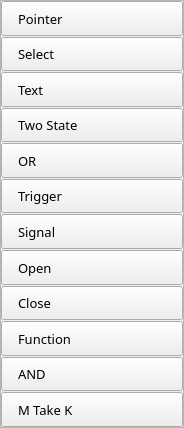
<?xml version="1.0" encoding="UTF-8"?>
<ui version="4.0">
 <class>ToolboxGO</class>
 <widget class="QWidget" name="ToolboxGO">
  <property name="geometry">
   <rect>
    <x>0</x>
    <y>0</y>
    <width>184</width>
    <height>428</height>
   </rect>
  </property>
  <property name="windowTitle">
   <string>Form</string>
  </property>
  <layout class="QVBoxLayout" name="verticalLayout">
   <property name="spacing">
    <number>0</number>
   </property>
   <property name="leftMargin">
    <number>0</number>
   </property>
   <property name="topMargin">
    <number>0</number>
   </property>
   <property name="rightMargin">
    <number>0</number>
   </property>
   <property name="bottomMargin">
    <number>0</number>
   </property>
   <item>
    <widget class="QScrollArea" name="scrollArea">
     <property name="widgetResizable">
      <bool>true</bool>
     </property>
     <widget class="QWidget" name="scrollAreaWidgetContents">
      <property name="geometry">
       <rect>
        <x>0</x>
        <y>0</y>
        <width>182</width>
        <height>426</height>
       </rect>
      </property>
      <layout class="QVBoxLayout" name="verticalLayout_2">
       <property name="spacing">
        <number>1</number>
       </property>
       <property name="leftMargin">
        <number>0</number>
       </property>
       <property name="topMargin">
        <number>0</number>
       </property>
       <property name="rightMargin">
        <number>0</number>
       </property>
       <property name="bottomMargin">
        <number>0</number>
       </property>
       <item>
        <widget class="QPushButton" name="buttonPointer">
         <property name="sizePolicy">
          <sizepolicy hsizetype="Minimum" vsizetype="Expanding">
           <horstretch>0</horstretch>
           <verstretch>0</verstretch>
          </sizepolicy>
         </property>
         <property name="font">
          <font>
           <family>微软雅黑</family>
           <pointsize>10</pointsize>
           <weight>50</weight>
           <bold>false</bold>
           <stylestrategy>PreferAntialias</stylestrategy>
          </font>
         </property>
         <property name="toolTip">
          <string/>
         </property>
         <property name="styleSheet">
          <string notr="true">text-align: left;
padding-left: 16px;
background-color: linear-gradient(rgb(234, 234, 234), rgb(218, 218, 218));
border-color: rgb(204, 204, 204) rgb(204, 204, 204) rgb(181, 181, 181);
</string>
         </property>
         <property name="text">
          <string>Pointer</string>
         </property>
         <property name="icon">
          <iconset resource="../resource.qrc">
           <normaloff>:/icon/resource/image/tool_pointer.png</normaloff>:/icon/resource/image/tool_pointer.png</iconset>
         </property>
         <property name="iconSize">
          <size>
           <width>24</width>
           <height>24</height>
          </size>
         </property>
         <property name="flat">
          <bool>false</bool>
         </property>
        </widget>
       </item>
       <item>
        <widget class="QPushButton" name="buttonSelect">
         <property name="sizePolicy">
          <sizepolicy hsizetype="Minimum" vsizetype="Expanding">
           <horstretch>0</horstretch>
           <verstretch>0</verstretch>
          </sizepolicy>
         </property>
         <property name="font">
          <font>
           <family>微软雅黑</family>
           <pointsize>10</pointsize>
           <weight>50</weight>
           <bold>false</bold>
           <stylestrategy>PreferAntialias</stylestrategy>
          </font>
         </property>
         <property name="toolTip">
          <string/>
         </property>
         <property name="styleSheet">
          <string notr="true">text-align: left;
padding-left: 16px;
background-color: linear-gradient(rgb(234, 234, 234), rgb(218, 218, 218));
border-color: rgb(204, 204, 204) rgb(204, 204, 204) rgb(181, 181, 181);
</string>
         </property>
         <property name="text">
          <string>Select</string>
         </property>
         <property name="icon">
          <iconset resource="../resource.qrc">
           <normaloff>:/icon/resource/image/tool_select.png</normaloff>:/icon/resource/image/tool_select.png</iconset>
         </property>
         <property name="iconSize">
          <size>
           <width>24</width>
           <height>24</height>
          </size>
         </property>
         <property name="flat">
          <bool>false</bool>
         </property>
        </widget>
       </item>
       <item>
        <widget class="QPushButton" name="buttonText">
         <property name="sizePolicy">
          <sizepolicy hsizetype="Minimum" vsizetype="Expanding">
           <horstretch>0</horstretch>
           <verstretch>0</verstretch>
          </sizepolicy>
         </property>
         <property name="font">
          <font>
           <family>微软雅黑</family>
           <pointsize>10</pointsize>
           <weight>50</weight>
           <bold>false</bold>
           <stylestrategy>PreferAntialias</stylestrategy>
          </font>
         </property>
         <property name="toolTip">
          <string/>
         </property>
         <property name="styleSheet">
          <string notr="true">text-align: left;
padding-left: 16px;
background-color: linear-gradient(rgb(234, 234, 234), rgb(218, 218, 218));
border-color: rgb(204, 204, 204) rgb(204, 204, 204) rgb(181, 181, 181);
</string>
         </property>
         <property name="text">
          <string>Text</string>
         </property>
         <property name="icon">
          <iconset resource="../resource.qrc">
           <normaloff>:/icon/resource/image/tool_text.png</normaloff>:/icon/resource/image/tool_text.png</iconset>
         </property>
         <property name="iconSize">
          <size>
           <width>24</width>
           <height>24</height>
          </size>
         </property>
         <property name="flat">
          <bool>false</bool>
         </property>
        </widget>
       </item>
       <item>
        <widget class="QPushButton" name="buttonOperator1">
         <property name="sizePolicy">
          <sizepolicy hsizetype="Minimum" vsizetype="Expanding">
           <horstretch>0</horstretch>
           <verstretch>0</verstretch>
          </sizepolicy>
         </property>
         <property name="font">
          <font>
           <family>微软雅黑</family>
           <pointsize>10</pointsize>
           <weight>50</weight>
           <bold>false</bold>
           <stylestrategy>PreferAntialias</stylestrategy>
          </font>
         </property>
         <property name="toolTip">
          <string/>
         </property>
         <property name="styleSheet">
          <string notr="true">text-align: left;
padding-left: 16px;
background-color: linear-gradient(rgb(234, 234, 234), rgb(218, 218, 218));
border-color: rgb(204, 204, 204) rgb(204, 204, 204) rgb(181, 181, 181);
</string>
         </property>
         <property name="text">
          <string>Two State</string>
         </property>
         <property name="icon">
          <iconset resource="../resource.qrc">
           <normaloff>:/icon/resource/image/tool_op1.png</normaloff>:/icon/resource/image/tool_op1.png</iconset>
         </property>
         <property name="iconSize">
          <size>
           <width>24</width>
           <height>24</height>
          </size>
         </property>
         <property name="flat">
          <bool>false</bool>
         </property>
        </widget>
       </item>
       <item>
        <widget class="QPushButton" name="buttonOperator2">
         <property name="sizePolicy">
          <sizepolicy hsizetype="Minimum" vsizetype="Expanding">
           <horstretch>0</horstretch>
           <verstretch>0</verstretch>
          </sizepolicy>
         </property>
         <property name="font">
          <font>
           <family>微软雅黑</family>
           <pointsize>10</pointsize>
           <weight>50</weight>
           <bold>false</bold>
           <stylestrategy>PreferAntialias</stylestrategy>
          </font>
         </property>
         <property name="toolTip">
          <string/>
         </property>
         <property name="styleSheet">
          <string notr="true">text-align: left;
padding-left: 16px;
background-color: linear-gradient(rgb(234, 234, 234), rgb(218, 218, 218));
border-color: rgb(204, 204, 204) rgb(204, 204, 204) rgb(181, 181, 181);
</string>
         </property>
         <property name="text">
          <string>OR</string>
         </property>
         <property name="icon">
          <iconset resource="../resource.qrc">
           <normaloff>:/icon/resource/image/tool_op2.png</normaloff>:/icon/resource/image/tool_op2.png</iconset>
         </property>
         <property name="iconSize">
          <size>
           <width>24</width>
           <height>24</height>
          </size>
         </property>
         <property name="flat">
          <bool>false</bool>
         </property>
        </widget>
       </item>
       <item>
        <widget class="QPushButton" name="buttonOperator3">
         <property name="sizePolicy">
          <sizepolicy hsizetype="Minimum" vsizetype="Expanding">
           <horstretch>0</horstretch>
           <verstretch>0</verstretch>
          </sizepolicy>
         </property>
         <property name="font">
          <font>
           <family>微软雅黑</family>
           <pointsize>10</pointsize>
           <weight>50</weight>
           <bold>false</bold>
           <stylestrategy>PreferAntialias</stylestrategy>
          </font>
         </property>
         <property name="toolTip">
          <string/>
         </property>
         <property name="styleSheet">
          <string notr="true">text-align: left;
padding-left: 16px;
background-color: linear-gradient(rgb(234, 234, 234), rgb(218, 218, 218));
border-color: rgb(204, 204, 204) rgb(204, 204, 204) rgb(181, 181, 181);
</string>
         </property>
         <property name="text">
          <string>Trigger</string>
         </property>
         <property name="icon">
          <iconset resource="../resource.qrc">
           <normaloff>:/icon/resource/image/tool_op3.png</normaloff>:/icon/resource/image/tool_op3.png</iconset>
         </property>
         <property name="iconSize">
          <size>
           <width>24</width>
           <height>24</height>
          </size>
         </property>
         <property name="flat">
          <bool>false</bool>
         </property>
        </widget>
       </item>
       <item>
        <widget class="QPushButton" name="buttonOperator5">
         <property name="sizePolicy">
          <sizepolicy hsizetype="Minimum" vsizetype="Expanding">
           <horstretch>0</horstretch>
           <verstretch>0</verstretch>
          </sizepolicy>
         </property>
         <property name="font">
          <font>
           <family>微软雅黑</family>
           <pointsize>10</pointsize>
           <weight>50</weight>
           <bold>false</bold>
           <stylestrategy>PreferAntialias</stylestrategy>
          </font>
         </property>
         <property name="toolTip">
          <string/>
         </property>
         <property name="styleSheet">
          <string notr="true">text-align: left;
padding-left: 16px;
background-color: linear-gradient(rgb(234, 234, 234), rgb(218, 218, 218));
border-color: rgb(204, 204, 204) rgb(204, 204, 204) rgb(181, 181, 181);
</string>
         </property>
         <property name="text">
          <string>Signal</string>
         </property>
         <property name="icon">
          <iconset resource="../resource.qrc">
           <normaloff>:/icon/resource/image/tool_op5.png</normaloff>:/icon/resource/image/tool_op5.png</iconset>
         </property>
         <property name="iconSize">
          <size>
           <width>24</width>
           <height>24</height>
          </size>
         </property>
         <property name="flat">
          <bool>false</bool>
         </property>
        </widget>
       </item>
       <item>
        <widget class="QPushButton" name="buttonOperator6">
         <property name="sizePolicy">
          <sizepolicy hsizetype="Minimum" vsizetype="Expanding">
           <horstretch>0</horstretch>
           <verstretch>0</verstretch>
          </sizepolicy>
         </property>
         <property name="font">
          <font>
           <family>微软雅黑</family>
           <pointsize>10</pointsize>
           <weight>50</weight>
           <bold>false</bold>
           <stylestrategy>PreferAntialias</stylestrategy>
          </font>
         </property>
         <property name="toolTip">
          <string/>
         </property>
         <property name="styleSheet">
          <string notr="true">text-align: left;
padding-left: 16px;
background-color: linear-gradient(rgb(234, 234, 234), rgb(218, 218, 218));
border-color: rgb(204, 204, 204) rgb(204, 204, 204) rgb(181, 181, 181);
</string>
         </property>
         <property name="text">
          <string>Open</string>
         </property>
         <property name="icon">
          <iconset resource="../resource.qrc">
           <normaloff>:/icon/resource/image/tool_op6.png</normaloff>:/icon/resource/image/tool_op6.png</iconset>
         </property>
         <property name="iconSize">
          <size>
           <width>24</width>
           <height>24</height>
          </size>
         </property>
         <property name="flat">
          <bool>false</bool>
         </property>
        </widget>
       </item>
       <item>
        <widget class="QPushButton" name="buttonOperator7">
         <property name="sizePolicy">
          <sizepolicy hsizetype="Minimum" vsizetype="Expanding">
           <horstretch>0</horstretch>
           <verstretch>0</verstretch>
          </sizepolicy>
         </property>
         <property name="font">
          <font>
           <family>微软雅黑</family>
           <pointsize>10</pointsize>
           <weight>50</weight>
           <bold>false</bold>
           <stylestrategy>PreferAntialias</stylestrategy>
          </font>
         </property>
         <property name="toolTip">
          <string/>
         </property>
         <property name="styleSheet">
          <string notr="true">text-align: left;
padding-left: 16px;
background-color: linear-gradient(rgb(234, 234, 234), rgb(218, 218, 218));
border-color: rgb(204, 204, 204) rgb(204, 204, 204) rgb(181, 181, 181);
</string>
         </property>
         <property name="text">
          <string>Close</string>
         </property>
         <property name="icon">
          <iconset resource="../resource.qrc">
           <normaloff>:/icon/resource/image/tool_op7.png</normaloff>:/icon/resource/image/tool_op7.png</iconset>
         </property>
         <property name="iconSize">
          <size>
           <width>24</width>
           <height>24</height>
          </size>
         </property>
         <property name="flat">
          <bool>false</bool>
         </property>
        </widget>
       </item>
       <item>
        <widget class="QPushButton" name="buttonOperator9">
         <property name="sizePolicy">
          <sizepolicy hsizetype="Minimum" vsizetype="Expanding">
           <horstretch>0</horstretch>
           <verstretch>0</verstretch>
          </sizepolicy>
         </property>
         <property name="font">
          <font>
           <family>微软雅黑</family>
           <pointsize>10</pointsize>
           <weight>50</weight>
           <bold>false</bold>
           <stylestrategy>PreferAntialias</stylestrategy>
          </font>
         </property>
         <property name="toolTip">
          <string/>
         </property>
         <property name="styleSheet">
          <string notr="true">text-align: left;
padding-left: 16px;
background-color: linear-gradient(rgb(234, 234, 234), rgb(218, 218, 218));
border-color: rgb(204, 204, 204) rgb(204, 204, 204) rgb(181, 181, 181);
</string>
         </property>
         <property name="text">
          <string>Function</string>
         </property>
         <property name="icon">
          <iconset resource="../resource.qrc">
           <normaloff>:/icon/resource/image/tool_op9.png</normaloff>:/icon/resource/image/tool_op9.png</iconset>
         </property>
         <property name="iconSize">
          <size>
           <width>24</width>
           <height>24</height>
          </size>
         </property>
         <property name="flat">
          <bool>false</bool>
         </property>
        </widget>
       </item>
       <item>
        <widget class="QPushButton" name="buttonOperator10">
         <property name="sizePolicy">
          <sizepolicy hsizetype="Minimum" vsizetype="Expanding">
           <horstretch>0</horstretch>
           <verstretch>0</verstretch>
          </sizepolicy>
         </property>
         <property name="font">
          <font>
           <family>微软雅黑</family>
           <pointsize>10</pointsize>
           <weight>50</weight>
           <bold>false</bold>
           <stylestrategy>PreferAntialias</stylestrategy>
          </font>
         </property>
         <property name="toolTip">
          <string/>
         </property>
         <property name="styleSheet">
          <string notr="true">text-align: left;
padding-left: 16px;
background-color: linear-gradient(rgb(234, 234, 234), rgb(218, 218, 218));
border-color: rgb(204, 204, 204) rgb(204, 204, 204) rgb(181, 181, 181);
</string>
         </property>
         <property name="text">
          <string>AND</string>
         </property>
         <property name="icon">
          <iconset resource="../resource.qrc">
           <normaloff>:/icon/resource/image/tool_op10.png</normaloff>:/icon/resource/image/tool_op10.png</iconset>
         </property>
         <property name="iconSize">
          <size>
           <width>24</width>
           <height>24</height>
          </size>
         </property>
         <property name="flat">
          <bool>false</bool>
         </property>
        </widget>
       </item>
       <item>
        <widget class="QPushButton" name="buttonOperator11">
         <property name="sizePolicy">
          <sizepolicy hsizetype="Minimum" vsizetype="Expanding">
           <horstretch>0</horstretch>
           <verstretch>0</verstretch>
          </sizepolicy>
         </property>
         <property name="font">
          <font>
           <family>微软雅黑</family>
           <pointsize>10</pointsize>
           <weight>50</weight>
           <bold>false</bold>
           <stylestrategy>PreferAntialias</stylestrategy>
          </font>
         </property>
         <property name="toolTip">
          <string/>
         </property>
         <property name="styleSheet">
          <string notr="true">text-align: left;
padding-left: 16px;
background-color: linear-gradient(rgb(234, 234, 234), rgb(218, 218, 218));
border-color: rgb(204, 204, 204) rgb(204, 204, 204) rgb(181, 181, 181);
</string>
         </property>
         <property name="text">
          <string>M Take K</string>
         </property>
         <property name="icon">
          <iconset resource="../resource.qrc">
           <normaloff>:/icon/resource/image/tool_op11.png</normaloff>:/icon/resource/image/tool_op11.png</iconset>
         </property>
         <property name="iconSize">
          <size>
           <width>24</width>
           <height>24</height>
          </size>
         </property>
         <property name="flat">
          <bool>false</bool>
         </property>
        </widget>
       </item>
      </layout>
     </widget>
    </widget>
   </item>
  </layout>
 </widget>
 <resources>
  <include location="../resource.qrc"/>
 </resources>
 <connections/>
</ui>
